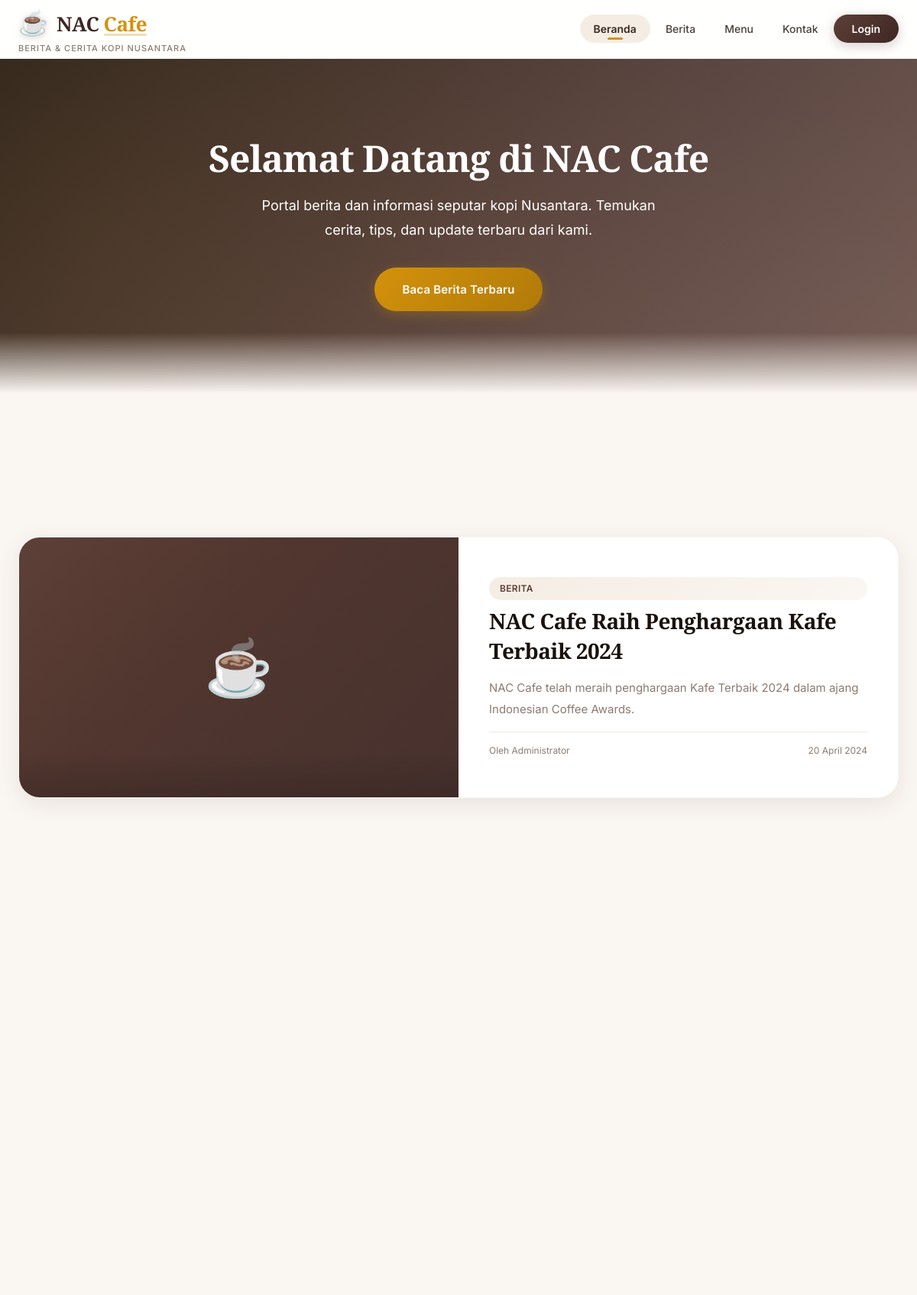
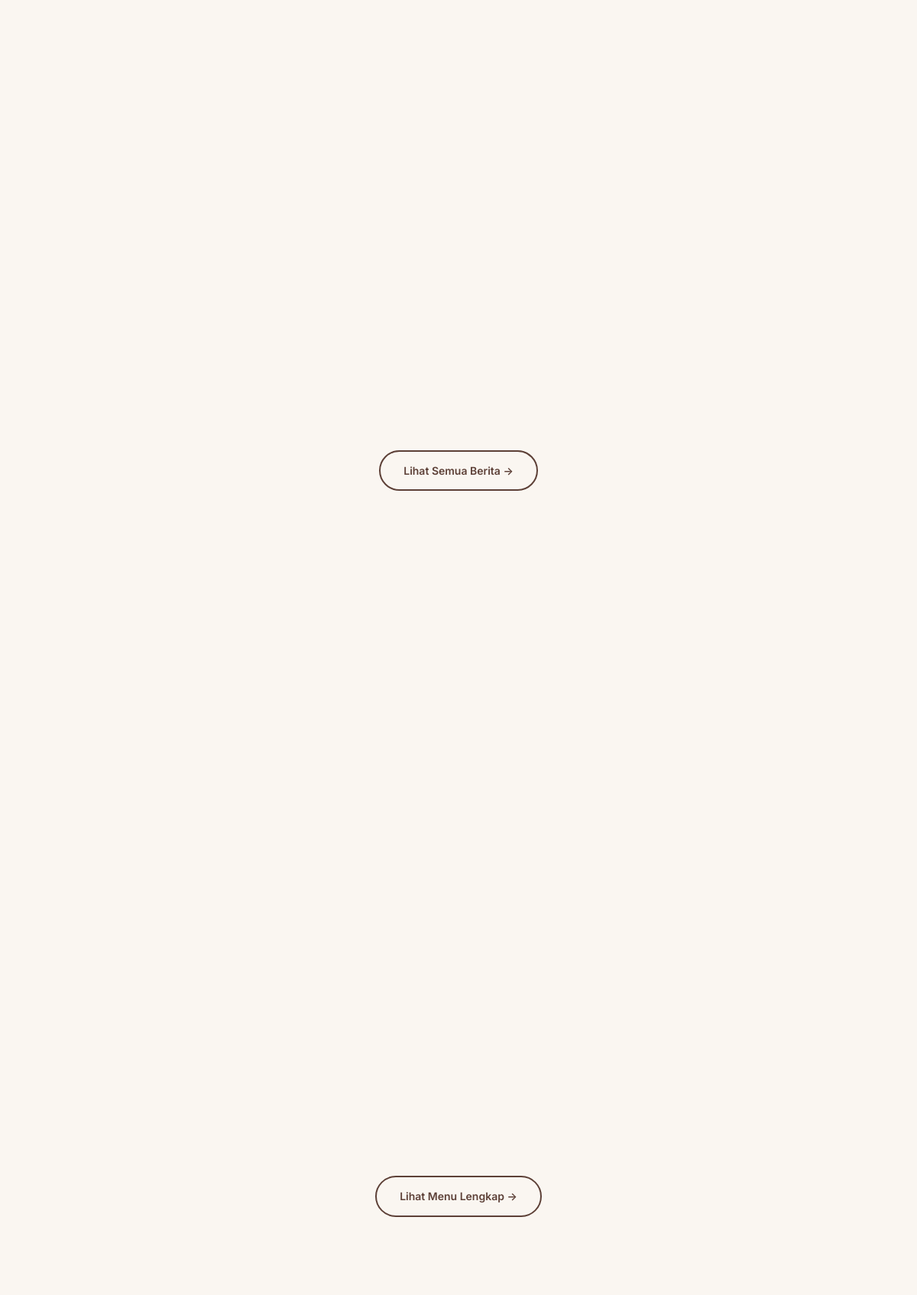
The page / (upper part) on the database its author committed (2 pictures, top to bottom).
### tables this page shows
CREATE TABLE IF NOT EXISTS `articles` (
    `id` INT AUTO_INCREMENT PRIMARY KEY,
    `title` VARCHAR(255) NOT NULL,
    `slug` VARCHAR(255) NOT NULL,
    `content` TEXT NOT NULL,
    `excerpt` TEXT,
    `author_id` INT,
    `category` VARCHAR(50),
    `image` VARCHAR(255),
    `views` INT DEFAULT 0,
    `published` TINYINT(1) DEFAULT 1,
    `published_at` TIMESTAMP DEFAULT CURRENT_TIMESTAMP,
    `created_at` TIMESTAMP DEFAULT CURRENT_TIMESTAMP,
    FOREIGN KEY (`author_id`) REFERENCES `users`(`id`) ON DELETE SET NULL
);

CREATE TABLE IF NOT EXISTS `users` (
    `id` INT AUTO_INCREMENT PRIMARY KEY,
    `username` VARCHAR(50) NOT NULL UNIQUE,
    `password` VARCHAR(255) NOT NULL,
    `email` VARCHAR(100),
    `full_name` VARCHAR(100),
    `role` VARCHAR(20) DEFAULT 'guest',
    `avatar` VARCHAR(255) DEFAULT 'default.png',
    `bio` TEXT,
    `staff_notes` TEXT,
    `loyalty_points` INT DEFAULT 100,
    `created_at` TIMESTAMP DEFAULT CURRENT_TIMESTAMP,
    `updated_at` TIMESTAMP DEFAULT CURRENT_TIMESTAMP ON UPDATE CURRENT_TIMESTAMP
);

### src/includes/functions.php (called while the page is built, shortened)
<?php
function safe_output($str) {
    return htmlspecialchars($str, ENT_QUOTES, 'UTF-8');
}
function format_date($date) {
    $months = [
        1 => 'Januari', 2 => 'Februari', 3 => 'Maret', 4 => 'April',
        5 => 'Mei', 6 => 'Juni', 7 => 'Juli', 8 => 'Agustus',
        9 => 'September', 10 => 'Oktober', 11 => 'November', 12 => 'Desember'
    ];
    $ts = strtotime($date);
    $day = date('d', $ts);
    $month = $months[(int)date('m', $ts)];
    $year = date('Y', $ts);
    return "$day $month $year";
}

### src/index.php (the view, shortened to what this page needs)
<?php
require_once __DIR__ . '/includes/functions.php';
$stmt = $pdo->query("SELECT a.*, u.full_name as author_name FROM articles a LEFT JOIN users u ON a.author_id = u.id WHERE a.published = 1 ORDER BY a.views DESC LIMIT 1");
$featured = $stmt->fetch();
require_once __DIR__ . '/includes/header.php';
?>
<section class="hero">
    <div class="container">
        <h1>Selamat Datang di NAC Cafe</h1>
        <p>Portal berita dan informasi seputar kopi Nusantara. Temukan cerita, tips, dan update terbaru dari kami.</p>
        <a href="/news.php" class="btn-primary">Baca Berita Terbaru</a>
    </div>
</section>
<div class="container">
    <?php if ($featured): ?>
    <div class="articles-grid">
        <a href="/article.php?id=<?= $featured['id'] ?>" class="featured-article">
            <div class="card-image">☕</div>
            <div class="card-body">
                <span class="card-category"><?= safe_output($featured['category']) ?></span>
                <h3><?= safe_output($featured['title']) ?></h3>
                <p><?= safe_output($featured['excerpt'] ?: make_excerpt($featured['content'])) ?></p>
                <div class="card-meta">
                    <span>Oleh <?= safe_output($featured['author_name']) ?></span>
                    <span><?= format_date($featured['published_at']) ?></span>
                </div>
            </div>
        </a>
    </div>
    <?php endif; ?>
    <div class="articles-grid">
    </div>
    <div style="text-align: center; margin-top: 32px;">
        <a href="/news.php" class="btn-secondary">Lihat Semua Berita →</a>
    </div>
    <div class="menu-grid">
    </div>
    <div style="text-align: center; margin-top: 32px;">
        <a href="/menu.php" class="btn-secondary">Lihat Menu Lengkap →</a>
    </div>
</div>
<?php require_once __DIR__ . '/includes/footer.php'; ?>

### rows shown on the page
articles: category "BERITA", title "NAC Cafe Raih Penghargaan Kafe Terbaik 2024", excerpt "NAC Cafe telah meraih penghargaan Kafe Terbaik 2024 dalam ajang Indonesian Coffee Awards.", author.full_name "Administrator", published_at "20 April 2024"
